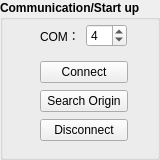
  <widget class="QGroupBox" name="Commu_groupBox">
   <property name="geometry">
    <rect>
     <x>20</x>
     <y>10</y>
     <width>160</width>
     <height>160</height>
    </rect>
   </property>
   <property name="font">
    <font>
     <family>Arial</family>
     <weight>75</weight>
     <bold>true</bold>
    </font>
   </property>
   <property name="title">
    <string>Communication/Start up</string>
   </property>
   <widget class="QWidget" name="horizontalLayoutWidget">
    <property name="geometry">
     <rect>
      <x>40</x>
      <y>20</y>
      <width>87</width>
      <height>31</height>
     </rect>
    </property>
    <property name="font">
     <font>
      <family>Arial</family>
      <weight>50</weight>
      <bold>false</bold>
     </font>
    </property>
    <layout class="QHBoxLayout" name="horizontalLayout">
     <item>
      <widget class="QLabel" name="COM_label">
       <property name="font">
        <font>
         <family>Arial</family>
         <pointsize>9</pointsize>
         <weight>50</weight>
         <bold>false</bold>
        </font>
       </property>
       <property name="text">
        <string>COM：</string>
       </property>
      </widget>
     </item>
     <item>
      <widget class="QSpinBox" name="port_spinBox">
       <property name="font">
        <font>
         <family>Arial</family>
         <weight>50</weight>
         <bold>false</bold>
        </font>
       </property>
       <property name="value">
        <number>4</number>
       </property>
      </widget>
     </item>
    </layout>
   </widget>
   <widget class="QWidget" name="gridLayoutWidget">
    <property name="geometry">
     <rect>
      <x>40</x>
      <y>60</y>
      <width>88</width>
      <height>83</height>
     </rect>
    </property>
    <property name="font">
     <font>
      <family>Arial</family>
      <weight>50</weight>
      <bold>false</bold>
     </font>
    </property>
    <layout class="QGridLayout" name="gridLayout">
     <item row="2" column="0">
      <widget class="QPushButton" name="disconnct_pushButton">
       <property name="font">
        <font>
         <family>Arial</family>
         <weight>50</weight>
         <bold>false</bold>
        </font>
       </property>
       <property name="text">
        <string>Disconnect</string>
       </property>
      </widget>
     </item>
     <item row="0" column="0">
      <widget class="QPushButton" name="connect_pushButton">
       <property name="font">
        <font>
         <family>Arial</family>
         <weight>50</weight>
         <bold>false</bold>
        </font>
       </property>
       <property name="text">
        <string>Connect</string>
       </property>
      </widget>
     </item>
     <item row="1" column="0">
      <widget class="QPushButton" name="searchorigin_pushButton">
       <property name="font">
        <font>
         <family>Arial</family>
         <weight>50</weight>
         <bold>false</bold>
        </font>
       </property>
       <property name="whatsThis">
        <string>start the reset program by photoelectric switch</string>
       </property>
       <property name="text">
        <string>Search Origin</string>
       </property>
      </widget>
     </item>
    </layout>
   </widget>
  </widget>
